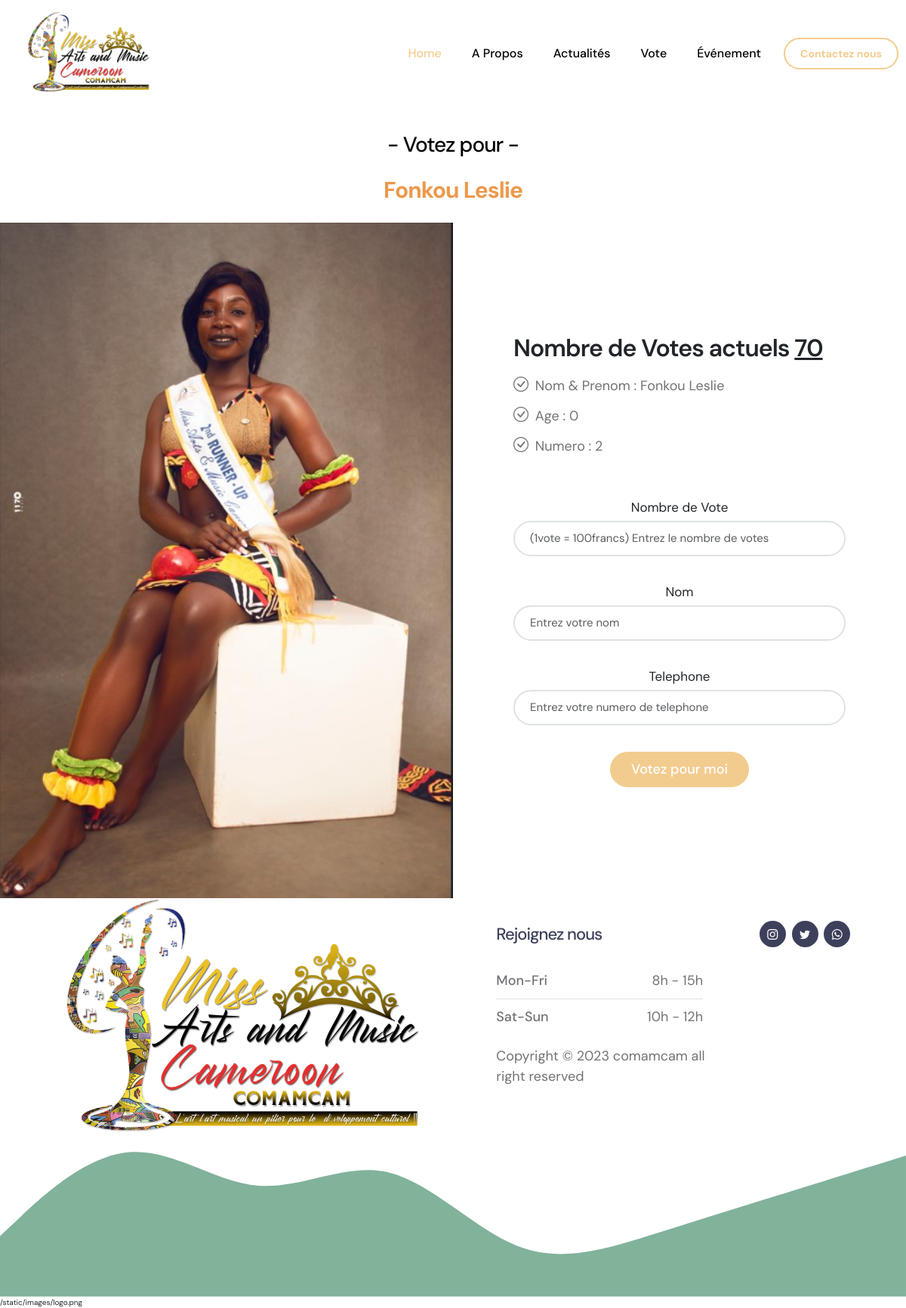
Page /candidate/2 on the earlier database version.
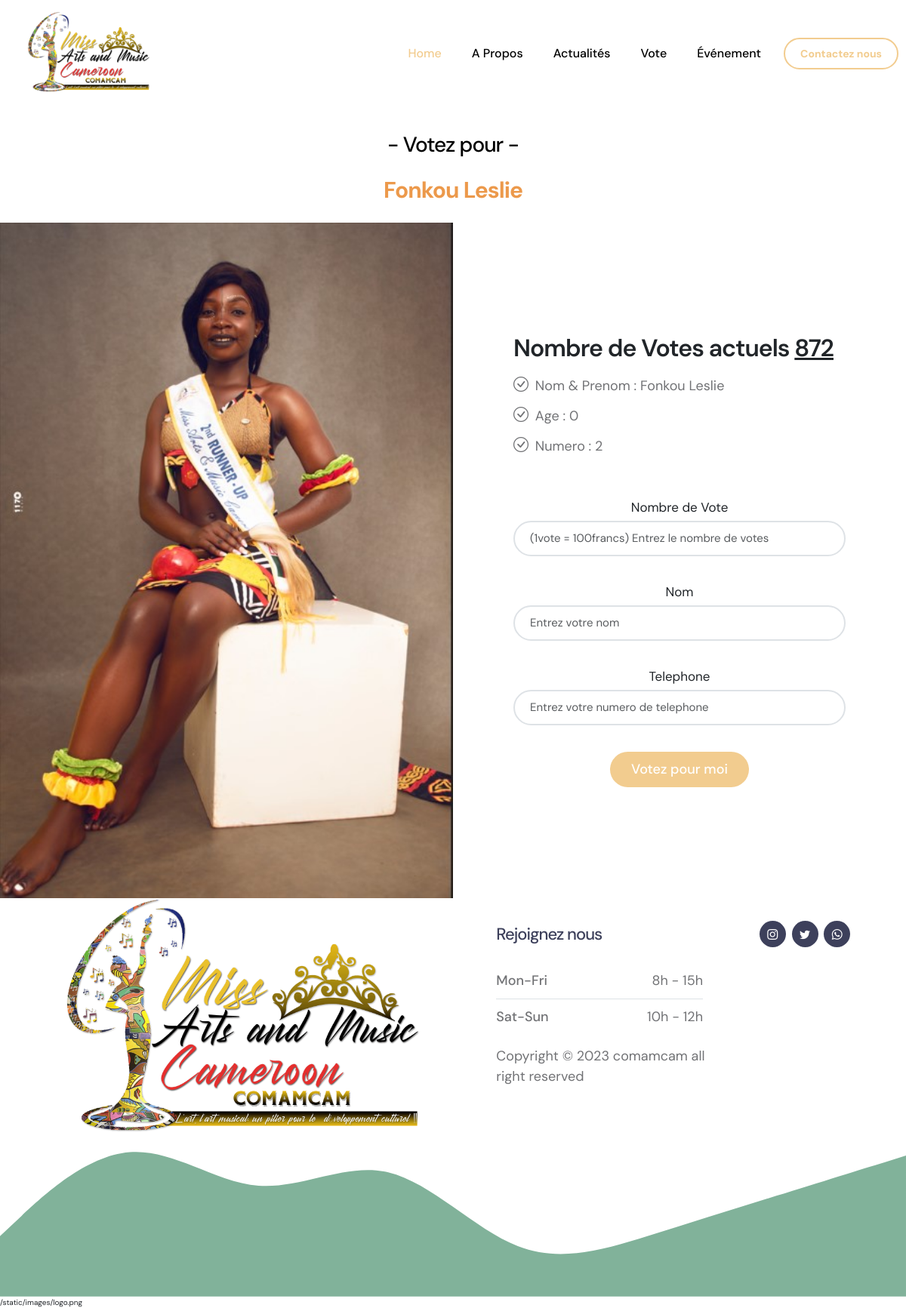
Same page on the later database version.
### miss/models.py (models this page shows, shortened)
class Candidate(models.Model):
    prenom = models.CharField(max_length=140, blank=True)
    nom = models.CharField(max_length=140, blank=True)
    numero = models.IntegerField(default=0)
    nombreVote = models.IntegerField(default=0, editable = False)
    profile_image = models.ImageField(upload_to = 'media', null = True, blank = True)
    age = models.IntegerField(default=0)
    projet = models.TextField(blank=True)

### miss/views.py (the view)
# urls.py: path("candidate/<int:numero>", views.candidateDetail, name="candidateDetail"),
def candidateDetail(request, numero):
    candidate = Candidate.objects.get(numero = numero)
    return render(request, 'votez.html', {'candidate': candidate,})

### miss/templates/votez.html (shortened to what this page needs)
{% extends "base.html" %}
{% load static %}
{% block content %}
<div style="padding-bottom: 150px;"></div>
  <section id="onfocus" class="onfocus">
    <div class="container-fluid p-0" data-aos="fade-up">
      <div class="container">
        <h3 class="text-center section-subheading"  style="margin-top: 25px;">- Votez pour -</h3>
        <h1 class="text-center section-heading">{{candidate.nom}} {{candidate.prenom}}</h1>
      </div>
      <div class="row g-0">
        <div class="col-lg-6 video-play position-relative">
          <img src="{{candidate.profile_image.url}}" class="img-flui" alt="">
        </div>
        <div class="col-lg-6">
          <div class="content d-flex flex-column justify-content-center h-100">
            <h3>Nombre de Votes actuels <span style="text-decoration: underline;">{{candidate.nombreVote}}</span></h3>
            <ul>
              <li><i class="bi bi-check-circle"></i> Nom & Prenom : {{candidate.nom}} {{candidate.prenom}}</li>
              <li><i class="bi bi-check-circle"></i> Age : {{candidate.age}}</li>
              <li><i class="bi bi-check-circle"></i> Numero : {{candidate.numero}} </li>
            </ul>
            <div style="text-align: center; align-items: center; justify-content: center;">
                <form class="custom-form member-login-form" action="{% url 'votez' candidate.id %}" method="POST" role="form">
                    <div class="member-login-form-body">
                        <div class="mb-4">
                            <label class="form-label mb-2" for="member-login-password">Nombre de Vote</label>
                            <input type="number" name="nbVote" id="member-login-password"  class="form-control" placeholder="(1vote = 100francs) Entrez le nombre de votes" required>
                        </div>
                        <div class="mb-4">
                            <label class="form-label mb-2" for="member-login-password">Nom</label>
                            <input type="text" name="nom" id="member-login-password"  class="form-control" placeholder="Entrez votre nom" required>
                        </div>
                        <div class="mb-4">
                            <label class="form-label mb-2" for="member-login-password">Telephone</label>
                            <input type="text" name="telephone" id="member-login-password"  class="form-control" placeholder="Entrez votre numero de telephone" required>
                        </div>
                        <div class="col-lg-5 col-md-7 col-8 mx-auto">
                            <button type="submit" class="form-control">Votez pour moi</button>
                        </div>
                    </div>
                </form>
          </div>
        </div>
      </div>
    </div>
  </section>
{% endblock %}

Differences in the rows shown:
changed Candidate "Fonkou": nombreVote "70" → "872"
